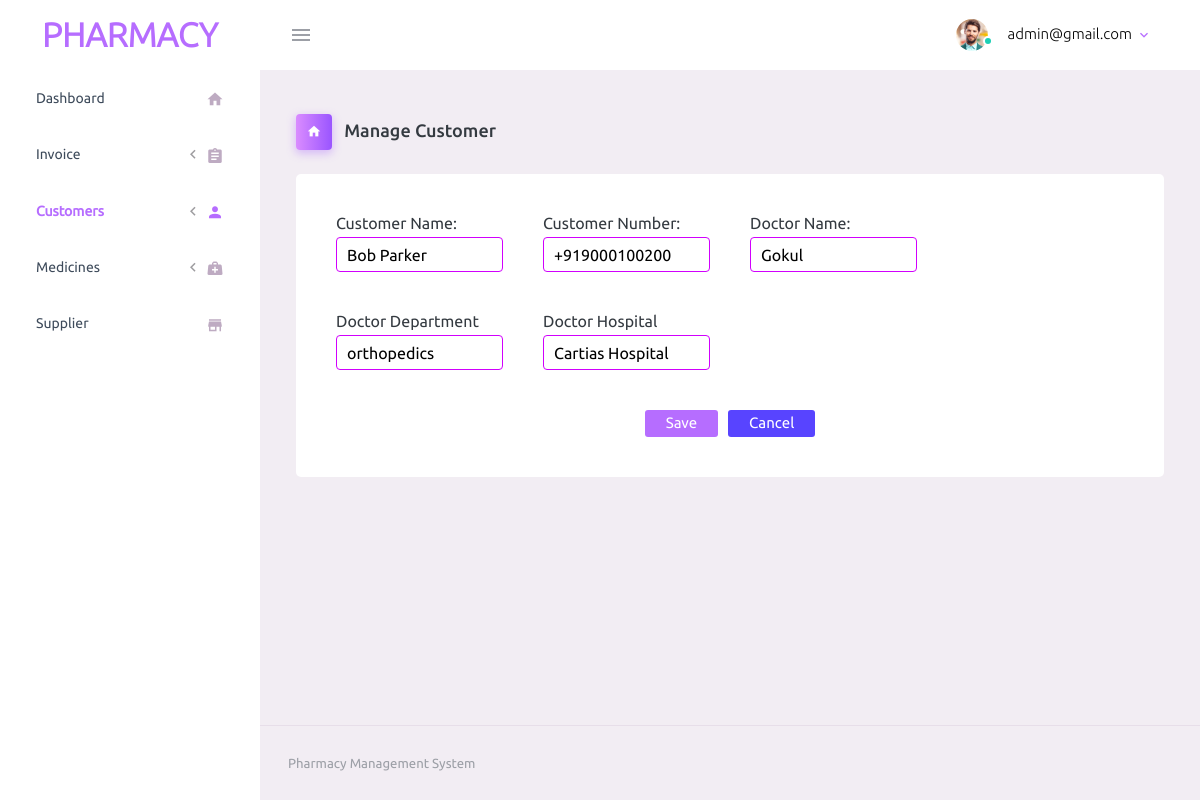
The app's page /customer/editcustomer/2/ (signed in) with its own data.
### dashboard/models.py (models this page shows, shortened)
class AiUser(AbstractBaseUser):
    name = models.CharField(max_length=100)
    email = models.EmailField(max_length=100,unique=True)
    password = models.CharField(max_length=100)
    department = models.CharField(max_length=100)
    age = models.PositiveIntegerField(null=True)
    role = models.CharField(max_length = 20, choices = ROLE_CHOICES, default = 'user')
    date_joined = models.DateTimeField(default=timezone.now)
    is_admin = models.BooleanField(default=False)
    is_staff = models.BooleanField(default=False)
    objects = AiUserManager()
    USERNAME_FIELD = 'email'
    REQUIRED_FIELDS = []
    def __str__(self):
        return self.email
    class Meta:
        verbose_name = "Ai User"
        verbose_name_plural = "Ai Users"

class Customer(models.Model):
    name = models.CharField(max_length=100)
    phone_number = PhoneNumberField(null=True, unique=True)
    dr_name = models.CharField(max_length=100)
    dr_dept = models.CharField(max_length=100)
    dr_hospital = models.CharField(max_length=100)
    date_created = models.DateTimeField(default=timezone.now)
    class Meta:
        verbose_name = "customer"
        verbose_name_plural = "customer"

### customer/views.py (the view, shortened to what this page needs)
# urls.py: path('editcustomer/<int:pk>/', views.EditCustomerView.as_view(), name='editcustomer'),
@method_decorator(login_required(login_url='/'), name='dispatch')
class EditCustomerView(View):
    def get(self, request, pk):
        customer = get_object_or_404(Customer, pk=pk)
        form = AddCustomerForm(instance=customer)
        return render(request, 'customer/edit_customer.html',{'form':form})

### customer/forms.py
class AddCustomerForm(forms.ModelForm):
    class Meta:
        model = Customer
        fields = ('name','phone_number', 'dr_name', 'dr_dept', 'dr_hospital')
        error_css_class = 'error_msg'
        required_css_class = "required"
        widgets = {
            'name': forms.TextInput(attrs={'class': 'phar-cust-field'}),
            'phone_number': forms.TextInput(attrs={'class': 'phar-cust-field'}),
            'dr_name': forms.TextInput(attrs={'class': 'phar-cust-field'}),
            'dr_dept': forms.TextInput(attrs={'class': 'phar-cust-field'}),
            'dr_hospital': forms.TextInput(attrs={'class': 'phar-cust-field'}),
        }

### templates/customer/edit_customer.html (shortened to what this page needs)
<!DOCTYPE html>
{% load static %}
<html lang="en">
  <head>
    <link rel="stylesheet" href="{% static 'css/assets/vendors/mdi/css/materialdesignicons.min.css' %}">
    <link rel="stylesheet" href="{% static 'css/assets/vendors/css/vendor.bundle.base.css' %}">
    <link rel="stylesheet" href="{% static 'css/assets/css/style.css' %}">
    <link rel="stylesheet" href="{% static 'css/assets/css/main.css' %}">
  </head>
  <body>
    <div class="container-scroller">
      <nav class="navbar default-layout-navbar col-lg-12 col-12 p-0 fixed-top d-flex flex-row">
        <div class="text-center navbar-brand-wrapper d-flex align-items-center justify-content-center">
          <a class="navbar-brand brand-logo phar-heading" href="index.html"> Pharmacy</a>
        </div>
        <div class="navbar-menu-wrapper d-flex align-items-stretch">
          <button class="navbar-toggler navbar-toggler align-self-center" type="button" data-toggle="minimize">
            <span class="mdi mdi-menu"></span>
          </button>
          <ul class="navbar-nav navbar-nav-right">
            <li class="nav-item nav-profile dropdown">
              <a class="nav-link dropdown-toggle" id="profileDropdown" href="#" data-bs-toggle="dropdown" aria-expanded="false">
                <div class="nav-profile-img">
                  <img src="{% static 'css/assets/images/faces/face1.jpg' %}" alt="image">
                  <span class="availability-status online"></span>
                </div>
                <div class="nav-profile-text">
                  <p class="mb-1 text-black">{{ user }}</p>
                </div>
              </a>
            </li>
          </ul>
        </div>
      </nav>
      <div class="container-fluid page-body-wrapper">
        <nav class="sidebar sidebar-offcanvas" id="sidebar">
          <ul class="nav">
            <li class="nav-item">
              <a class="nav-link" href="{% url 'dashboard:dashboard'%}">
                <span class="menu-title ">Dashboard</span>
                <i class="mdi mdi-home menu-icon"></i>
              </a>
            </li>
            <li class="nav-item">
              <a class="nav-link" data-bs-toggle="collapse" href="#ui-basic" aria-expanded="false" aria-controls="ui-basic">
                <span class="menu-title ">Invoice</span>
                <i class="menu-arrow"></i>
                <i class="mdi mdi-clipboard-text menu-icon "></i>
              </a>
            </li>
            <li class="nav-item">
              <a class="nav-link" data-bs-toggle="collapse" href="#ui-basic2" aria-expanded="false" aria-controls="ui-basic">
                <span class="menu-title phar-active">Customers</span>
                <i class="menu-arrow"></i>
                <i class="mdi mdi-account menu-icon phar-active"></i>
              </a>
            </li>
            <li class="nav-item">
              <a class="nav-link" data-bs-toggle="collapse" href="#ui-basic3" aria-expanded="false" aria-controls="ui-basic">
                <span class="menu-title">Medicines</span>
                <i class="menu-arrow"></i>
                <i class="mdi mdi-medical-bag menu-icon"></i>
              </a>
            </li>
            <li class="nav-item">
              <a class="nav-link" href="{% url 'customer:listsupplier'%}">
                <span class="menu-title">Supplier</span>
                <i class="mdi mdi-store menu-icon"></i>
              </a>
            </li>
          </ul>
        </nav>
        <div class="main-panel">
          <div class="content-wrapper">
            <div class="page-header">
              <h3 class="page-title">
                <span class="page-title-icon bg-gradient-primary text-white me-2">
                  <i class="mdi mdi-home"></i>
                </span> Manage Customer
              </h3>
            </div>
            <div class="row">
              <div class="col-md-12 grid-margin stretch-card">
                <div class="card">
                  <div class="card-body">
                    <div class="cust-main-sec">
                      <form method="post">
                        <div class="row">
                          <div class="col-lg-3 col-md-6 col-sm-12 grid-margin">
                            <label for="customer_name">Customer Name:</label>
                            {{ form.name }}
                          </div>
                          <div class="col-lg-3 col-md-6 col-sm-12 grid-margin">
                            <label for="customer_name">Customer Number:</label>
                            {{ form.phone_number }}
                          </div>
                          <div class="col-lg-3 col-md-6 col-sm-12 grid-margin">
                            <label for="customer_name">Doctor Name:</label>
                            {{ form.dr_name }}
                          </div>
                        </div>
                        <div class="row">
                          <div class="col-lg-3 col-md-6 col-sm-12 grid-margin">
                            <label for="customer_name">Doctor Department</label>
                            {{ form.dr_dept }}
                          </div>
                          <div class="col-lg-3 col-md-6 col-sm-12 grid-margin">
                            <label for="customer_name">Doctor Hospital</label>
                            {{ form.dr_hospital }}
                          </div>
                        </div>
                        <div class="cust-btn-sec">
                            <button class="cust-btn-submit" type="submit">Save</button>
                            <a href="{% url 'customer:addcustomer'%}" class="phar-btn-Cancel">Cancel</a>
                        </div>
                      </form>
                    </div>
                  </div>
                </div>
              </div>
            </div>
          </div>
          <footer class="footer">
            <div class="container-fluid d-flex justify-content-between">
              <span class="text-muted d-block text-center text-sm-start d-sm-inline-block">Pharmacy Management System</span>
            </div>
          </footer>
        </div>
      </div>
    </div>
  </body>
</html>

### static/css/assets/css/main.css (style rules this page uses)
.phar-heading { color: #b66dff !important; font-size: 2.1em !important; font-weight: 700; text-transform: uppercase; }
.phar-active { color: #b66dff !important; font-weight: 600 !important; }
.phar-cust-field { width: 100%; border: 1px solid #d100fd; padding-left: 10px; padding-right: 10px; margin-top: 5px; height: 35px; border-radius: 4px; background-color: white; }
.phar-cust-field::placeholder { font-size : 12px !important; }
.phar-btn-Cancel { border: none; color: white; padding: 4px 21px 4px; font-size: 15px; background-color: #5844ff; border-radius: 3px; text-decoration: none; }
.cust-main-sec { display: flex; flex-direction: column; }
.cust-btn-submit { border: none; color: white; padding: 4px 21px 6px; font-size: 15px; background-color: #b66dff; border-radius: 3px; margin-right: 10px; }
.cust-btn-sec { display: flex; justify-content: center; }

### records on screen
AiUser: email "admin@gmail.com"
Customer: name "Bob Parker", phone_number "+919000100200", dr_name "Gokul", dr_dept "orthopedics", dr_hospital "Cartias Hospital"
